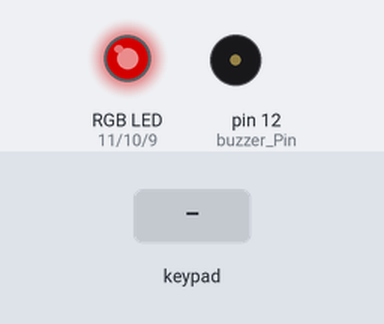
Recording of a sketch running on a simulated Arduino Uno, built with avr-gcc and run on an emulated ATmega328P. Shown: an RGB LED mixed from three pins (HIGH = lit), buzzer (waves = sounding). Dashed ring = blinking. The test bench sets the inputs (shaded band). Dim RGB values are drawn brighter than linear; what the sketch prints to the serial monitor is not drawn.

Above: at 1.2 s.
1.3 s: key '*' pressed
At 2.0 s:
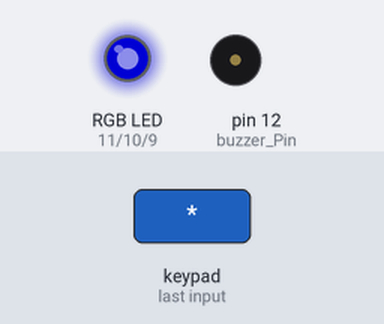
3.0 s: keypad keys A B C D pressed 0.4 s apart
At 5.2 s:
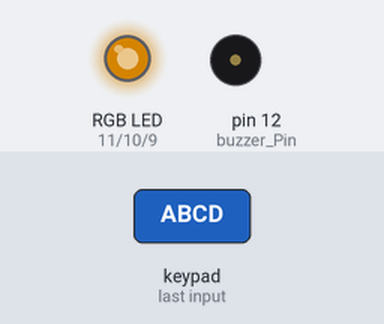
6.4 s: keypad keys A B C D # pressed 0.4 s apart
At 8.1 s:
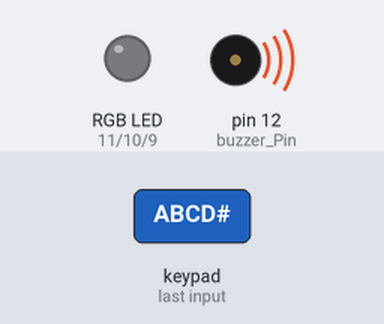
9.9 s: keypad keys 5 4 3 2 pressed 0.4 s apart
At 10.2 s:
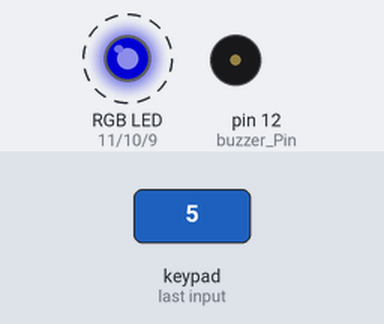
13.3 s: key '#' pressed
At 14.4 s:
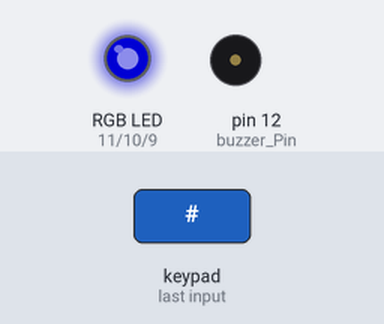
Timing chart, 0 to 16.0 s (numbered marks = the images above; inputs shaded):
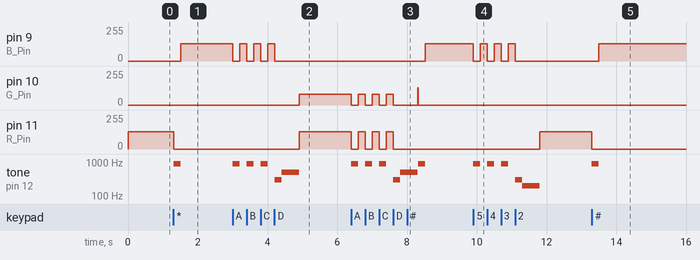

The sketch:

Day_14.ino
```cpp
/* Day 14 - Advanced security panel
 *  ShawKai 8 jan 2024
 */
#include <Keypad.h>
#include <Key.h>

const byte PINlength = 4;
char currentPIN[PINlength] = {'A', 'B', 'C', 'D'};

const byte buzzer_Pin = 12;

const byte R_Pin = 11, G_Pin = 10, B_Pin = 9;

const byte ROWS = 4, COLS = 4;
const byte ROW_Pins[ROWS] = {5, 4, 3, 2}, COL_Pins[COLS] = {6, 7, 8, 13};
const char buttons[ROWS][COLS] = {
  {'1', '2', '3', 'A'},
  {'4', '5', '6', 'B'},
  {'7', '8', '9', 'C'},
  {'*', '0', '#', 'D'}
};
Keypad heroKeypad = Keypad(makeKeymap(buttons), ROW_Pins, COL_Pins, ROWS, COLS);

bool validatePIN() {
  bool PINcheck = true;

  Serial.println("Enter PIN to continue");

  for (int i = 0; i < PINlength; i++) {
    char btnChar = heroKeypad.waitForKey();

    if (currentPIN[i] != btnChar) {
      PINcheck = false;
    }
    if (i < (PINlength - 1)) {
      giveInputFeedback();
    }
    Serial.print("*");
  }
  if (PINcheck != true) {
    giveErrorFeedback();
     Serial.println();
     Serial.println("Wrong PIN entered");
     return false;
  }

  giveSuccessFeedback();
  Serial.println();
  Serial.println("Device successfully unlocked");
  return true;
}

void setRGB(byte redValue, byte greenValue, byte blueValue) {
  analogWrite(R_Pin, redValue);
  analogWrite(G_Pin, greenValue);
  analogWrite(B_Pin, blueValue);
}

void giveInputFeedback()   {
  setRGB(0, 0, 0);
  tone(buzzer_Pin, 880, 200);
  delay(200);
  setRGB(0, 0, 128);
}
void giveSuccessFeedback() {
  setRGB(0, 0, 0);
  tone(buzzer_Pin, 300, 200);
  delay(200);

  tone(buzzer_Pin, 500, 500);
  delay(500);
  setRGB(0, 128, 0);
}
void giveErrorFeedback()   {
  setRGB(0, 0, 0);
  tone(buzzer_Pin, 300, 200);
  delay(200);

  tone(buzzer_Pin, 200, 500);
  delay(500);
  setRGB(128, 0, 0);
}

void setup() {
  pinMode(buzzer_Pin, OUTPUT);
  pinMode(R_Pin, INPUT);
  pinMode(G_Pin, INPUT);
  pinMode(B_Pin, INPUT);

  setRGB(128, 0, 0);
  Serial.begin(9600);
  Serial.println("Press * to enter new PIN or # to access the system.");
}

void loop() {
char  btnChar = heroKeypad.waitForKey();

  if (btnChar == '#') {
    giveInputFeedback();
    bool accessGranted = validatePIN();
    if (accessGranted) {
      Serial.println("Welcome, authorized user. You may now begin using the system.");
    } else {
      Serial.println("Access Denied.");
      Serial.println("\nPress * to enter new PIN or # to access the system.");
    }
  }

  if (btnChar == '*') {
    giveInputFeedback();
    bool accessGranted = validatePIN();

    if (accessGranted) {
      setRGB(128, 80, 0);
      Serial.println("Welcome, authorized user. Please enter a new PIN: ");

      for (int i = 0; i < PINlength; i++) {
        currentPIN[i] = heroKeypad.waitForKey();

        if ( i < (PINlength - 1)) {
          giveInputFeedback();
          setRGB(128, 80, 0);
        }
        Serial.print("*");
      }

      Serial.println();
      Serial.println("PIN successfully changed!");
      giveSuccessFeedback();
    } else {
      Serial.println("Access denied, Cannot change PIN without the old or default.");
      Serial.println("\nPress * to enter new PIN or # to access the system.");
    }
  }
}
```

Measured:
- after the input at 1.3 s, pin 9 (B_Pin): 0/255 → 128/255 after 0.21 s; pin 11 (R_Pin): 128/255 → 0/255 at once; tone on pin 12 (buzzer_Pin): silent → 880 Hz at once, → silent 0.20 s later
- after the input at 3.0 s, pin 9 (B_Pin): alternates 128/255 for 0.20 s and 0/255 for 0.20 s, 7 changes in all, then stays 0/255, starting at once; pin 10 (G_Pin): 0/255 → 80/255 after 1.9 s
- after the input at 6.4 s, pin 9 (B_Pin): 0/255 → 128/255 after 2.1 s; pin 10 (G_Pin): 80/255 → 0/255 at once, → 80/255 0.20 s later, → 0/255 0.21 s later, → 80/255 0.20 s later, … (9 changes in this stretch)
- after the input at 9.9 s, pin 9 (B_Pin): alternates 128/255 for 0.20 s and 0/255 for 0.20 s, 7 changes in all, then stays 0/255, starting at once; pin 11 (R_Pin): 0/255 → 128/255 after 1.9 s; tone on pin 12 (buzzer_Pin): plays 880 Hz for 0.20 s, 880 Hz for 0.20 s, 880 Hz for 0.20 s, 300 Hz for 0.20 s, 200 Hz for 0.50 s, starting at once
- after the input at 13.3 s, pin 9 (B_Pin): 0/255 → 128/255 after 0.20 s; pin 11 (R_Pin): 128/255 → 0/255 at once; tone on pin 12 (buzzer_Pin): silent → 880 Hz at once, → silent 0.20 s later
